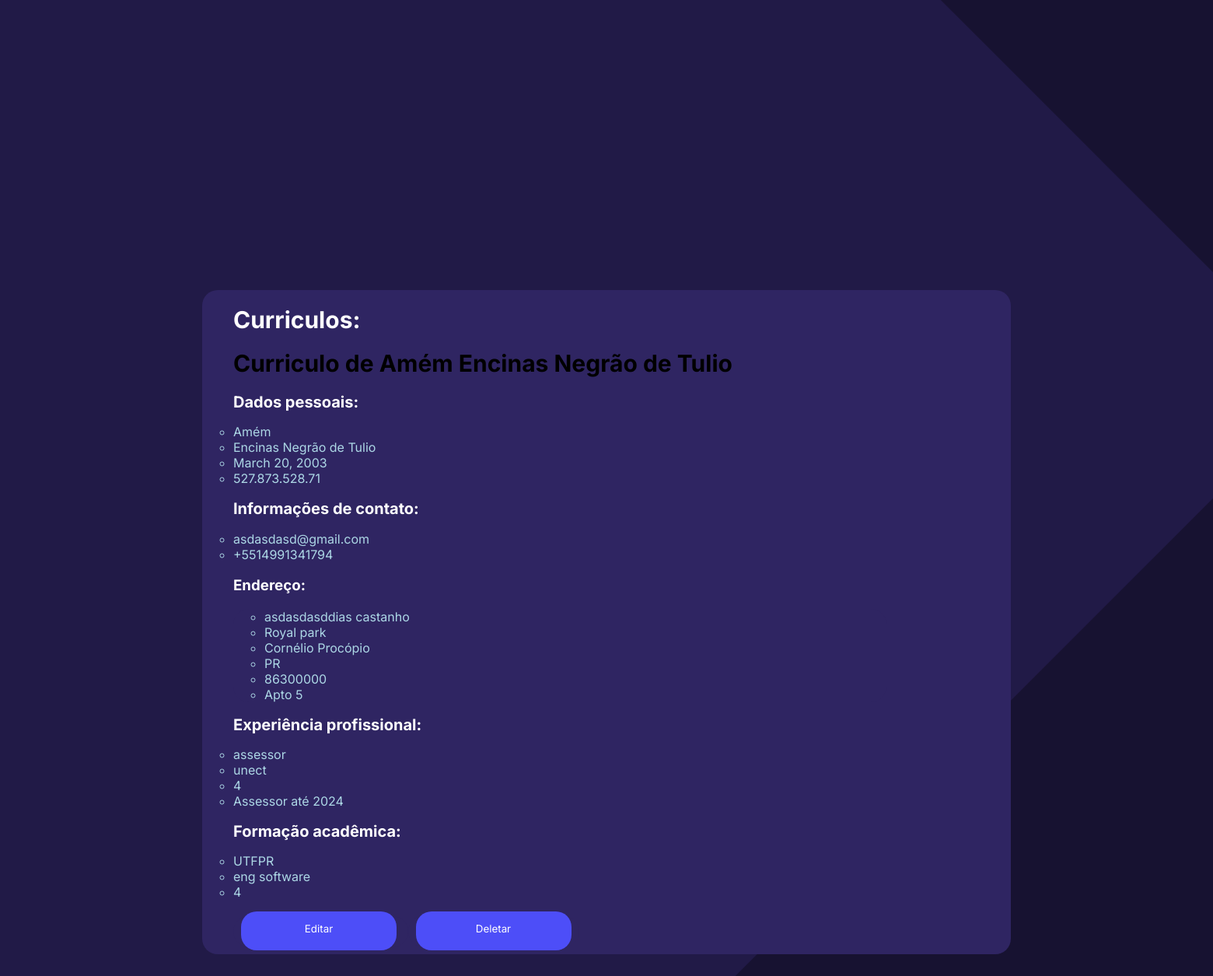
Page /recrutamento/curriculums/ on the committed database.
### recrutamento/models.py (models this page shows, shortened)
class Curriculo(models.Model):
    curr_personal_data = models.OneToOneField(PersonalData, on_delete=models.CASCADE)
    curr_contact = models.OneToOneField(Contact, on_delete=models.CASCADE)
    curr_professional_experience = models.OneToOneField(ProfessionalExperience, on_delete=models.CASCADE)
    curr_academic_formation = models.OneToOneField(AcademicFormation, on_delete=models.CASCADE)

class PersonalData(models.Model):
    first_name = models.CharField(max_length=200)
    last_name = models.CharField(max_length=200)
    birth_date = models.DateField()
    personal_doc = models.CharField(max_length=14)

class Contact(models.Model):
    email = models.EmailField(validators=[validate_email])#Validação de email
    phone_number = PhoneNumberField(blank=True)#validação de telefone
    rua = models.CharField(max_length=200)
    bairro = models.CharField(max_length=200)
    cidade = models.CharField(max_length=200)
    estado = models.CharField(max_length=2)
    cep = models.CharField(max_length=8)
    complemento = models.CharField(max_length=200)

class ProfessionalExperience(models.Model):
    cargo = models.CharField(max_length=200)
    empresa = models.CharField(max_length=200)
    periodo = models.IntegerField()
    description = models.CharField(max_length=200)

class AcademicFormation(models.Model):
    institution = models.CharField(max_length=200)
    curse = models.CharField(max_length=200)
    stage = models.IntegerField()

### recrutamento/views.py (the view)
# urls.py: path("curriculums/", views.get_all_curriculums, name="get_all_curriculums"),
def get_all_curriculums(request):
    curriculos = Curriculo.objects.all()#Acessa todos os curriculos
    context = {
        'curriculos': curriculos,
    }
    return render(request, 'recrutamento/curriculums/all_curriculums.html', context)#Renderiza o conteudo e a pagina

### recrutamento/templates/recrutamento/curriculums/all_curriculums.html (shortened to what this page needs)
<!DOCTYPE html>
<html>
<head>
</head>
<body>
    {% if curriculos %}
    <ul>
            <h1 class="titulo_pagina">Curriculos:</h1>
            {% for curriculo in curriculos %}
            <h1>Curriculo de {{curriculo.curr_personal_data.first_name}} {{curriculo.curr_personal_data.last_name}} </h1>
            <h2>Dados pessoais:</h2>
            <li>{{ curriculo.curr_personal_data.first_name }}</li>
            <li>{{ curriculo.curr_personal_data.last_name }}</li>
            <li>{{ curriculo.curr_personal_data.birth_date }}</li>
            <li>{{ curriculo.curr_personal_data.personal_doc }}</li>
            <h2>Informações de contato:</h2>
            <li>{{ curriculo.curr_contact.email }}</li>
            <li>{{ curriculo.curr_contact.phone_number }}</li>
            <h3>Endereço:</h3>
            <ul class="ul_endereco">
                <li>{{ curriculo.curr_contact.rua }}</li>
                <li>{{ curriculo.curr_contact.bairro }}</li>
                <li>{{ curriculo.curr_contact.cidade }}</li>
                <li>{{ curriculo.curr_contact.estado }}</li>
                <li>{{ curriculo.curr_contact.cep }}</li>
                <li>{{ curriculo.curr_contact.complemento }}</li>
            </ul>
            <h2>Experiência profissional:</h2>
            <li>{{ curriculo.curr_professional_experience.cargo }}</li>
            <li>{{ curriculo.curr_professional_experience.empresa }}</li>
            <li>{{ curriculo.curr_professional_experience.periodo }}</li>
            <li>{{ curriculo.curr_professional_experience.description }}</li>
            <h2>Formação acadêmica:</h2>
            <li>{{ curriculo.curr_academic_formation.institution }}</li>
            <li>{{ curriculo.curr_academic_formation.curse }}</li>
            <li>{{ curriculo.curr_academic_formation.stage }}</li><br>
            <form action="{% url 'update_curriculum' curriculo.id %}" method='GET' style="display:inline;">
                <button type="submit">Editar</button>
            </form>
            <form action="{% url 'confirm_delete_curriculum' curriculo.id %}" method="GET" style="display:inline;">
                <button type="submit">Deletar</button>
            </form>
            {% endfor %}
        </ul>
        {% else %}
            <p>No corriculums available.</p>
    {% endif %}
</body>
</html>

### recrutamento/templates/recrutamento/curriculums/all_curriculums.html (style rules this page uses)
body { background-color: #171231; font-family: 'Inter', sans-serif; margin: 0; padding: 0; height: 100%; display: flex; justify-content: center; align-items: center; z-index: 3; }
h3 { color: white; z-index: 3; }
.titulo_pagina { position: relative; top:0px; display:flex; color: white; font-size: 30px; z-index: 3; }
h2 { color: white; font-size: 20px; z-index: 3; }
h1 { position: relative; color: #825fe; font-size: 30px; z-index: 3; }
ul { font-family: 'Inter', sans-serif; background-color: #2f2562; position: relative; left:0px; top:400px; width: 1000px; border-radius: 20px; z-index: 3; }
.ul_endereco { font-family: 'Inter', sans-serif; position: relative; top: 0px; background-color: #2f2562; width: 800px; border-radius: 20px; z-index: 3; }
li { color: lightblue; list-style-type: circle; z-index: 3; }
button { position: relative; bottom:5px; font-family: 'Inter', sans-serif; background-color: #4d4ef8; color: white; padding: 14px 20px; border: none; cursor: pointer; width: 200px; height: 50px; border-radius: 20px; padding-bottom:20px; z-index: 3; }
form { font-family: 'Inter', sans-serif; background-color: #2f2562; width: 400px; padding: 10px; border-radius: 20px; }

### rows in the picture
Curriculo: curr_personal_data.first_name "Amém", curr_personal_data.last_name "Encinas Negrão de Tulio", curr_personal_data.birth_date "March 20, 2003", curr_personal_data.personal_doc "527.873.528.71", curr_contact.email "asdasdasd@gmail.com", curr_contact.phone_number "+5514991341794", curr_contact.rua "asdasdasddias castanho", curr_contact.bairro "Royal park", curr_contact.cidade "Cornélio Procópio", curr_contact.estado "PR", curr_contact.cep "86300000", curr_contact.complemento "Apto 5", curr_professional_experience.cargo "assessor", curr_professional_experience.empresa "unect", curr_professional_experience.periodo "4", curr_professional_experience.description "Assessor até 2024", curr_academic_formation.institution "UTFPR", curr_academic_formation.curse "eng software", curr_academic_formation.stage "4"
